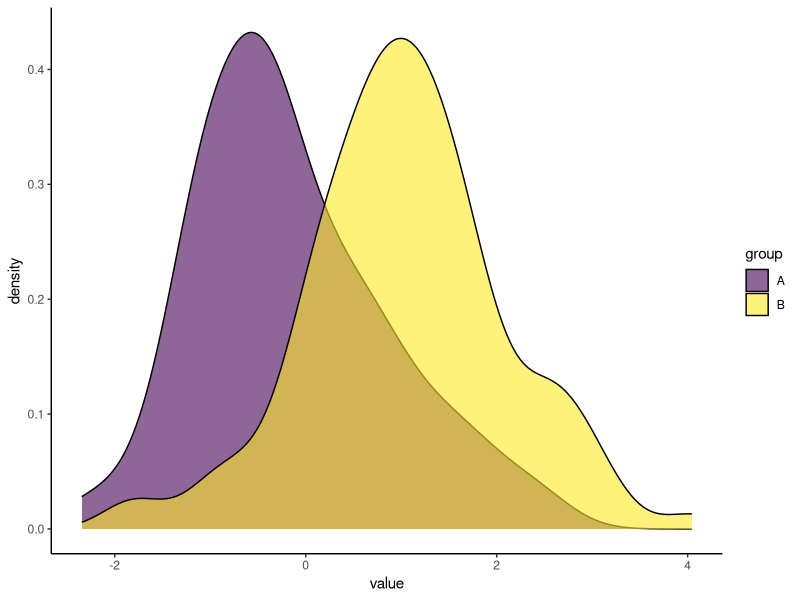
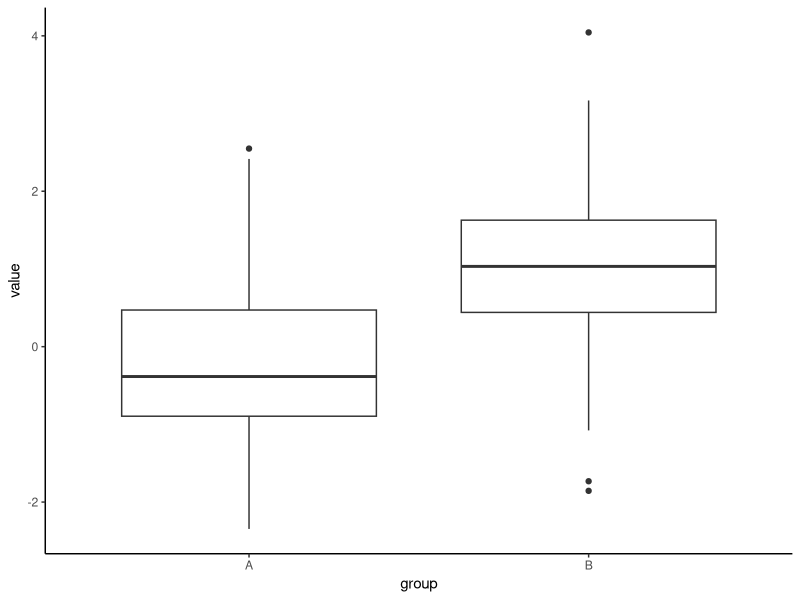
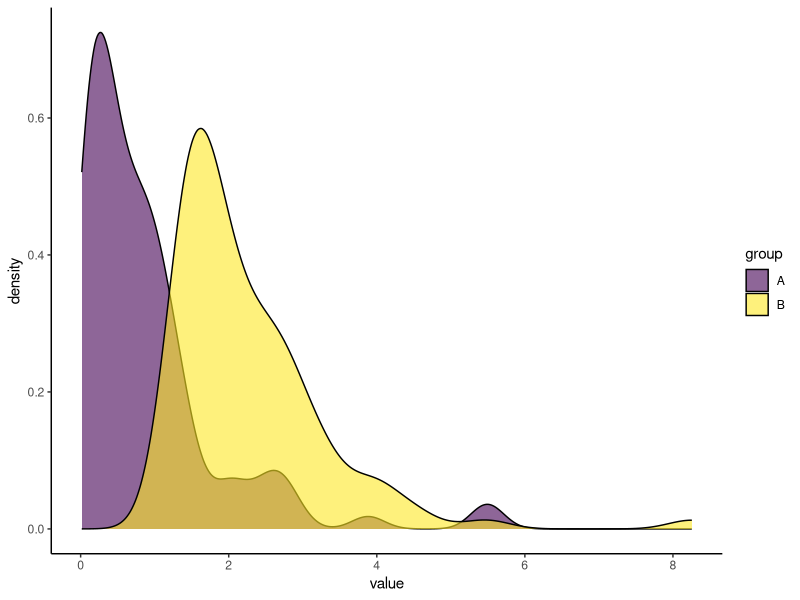
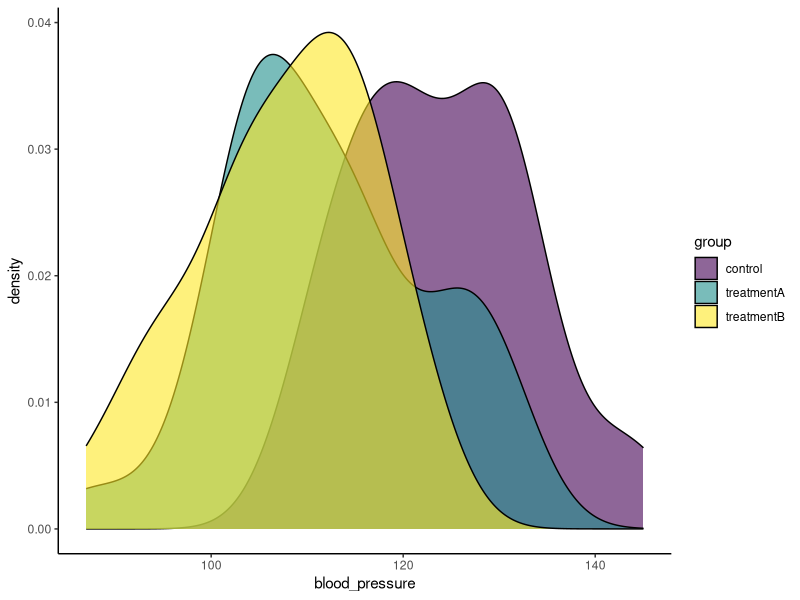

Write R code to recreate these figures, in order. (Note: this script raises an error after producing the figures.)
## ---- chunk 1
#| include: false
#| label: setup
library(tidyverse)
## ---- chunk 2
#| echo: false
set.seed(1234)
d <- tibble(group = rep(c("A", "B"), each = 100),
            value = c(rnorm(100), rnorm(100,1,1)))

ggplot(data = d, aes(x = value, fill = group)) + theme_classic() +
  geom_density(alpha = 0.6) +
  scale_fill_viridis_d(option = "viridis")
## ---- chunk 3
#| echo: false

ggplot(data = d, aes(y = value, x = group)) + theme_classic() +
  geom_boxplot()
## ---- chunk 4
#| echo: false

set.seed(1235)

dx <- tibble(group = rep(c("A", "B"), each = 100),
             value = c(rexp(100), (rexp(100, rate = 1) + 1.3)))

ggplot(data = dx, aes(x = value, fill = group)) + theme_classic() +
  geom_density(alpha = 0.6) +
  scale_fill_viridis_d(option = "viridis")
## ---- chunk 5

set.seed(123456)
d.para <- tibble(
  group = rep(c("control", "treatmentA", "treatmentB"), each = 30),
  blood_pressure = c(
    rnorm(n = 30, mean = 120, sd = 10),
    rnorm(n = 30, mean = 115, sd = 10),
    rnorm(n = 30, mean = 110, sd = 10)
    )
)

d.npara <- tibble(
  group = rep(c("control", "treatmentA", "treatmentB"), each = 30),
  blood_pressure = c(
    rexp(n = 30, rate = 0.3) + 120,
    rexp(n = 30, rate = 0.3) + 110,
    rexp(n = 30, rate = 0.3) + 100
  )
)
## ---- chunk 6
#| label: ttest

# compare treatment a and treatment b

ggplot(data = d.para, aes(x = blood_pressure, fill = group)) + theme_classic() +
  geom_density(alpha = 0.6) +
  scale_fill_viridis_d(option = "viridis")
  
## ---- chunk 7
#| label: control

(t.out <- t.test(value ~ group, data = d.para |> filter(group != "control")))
